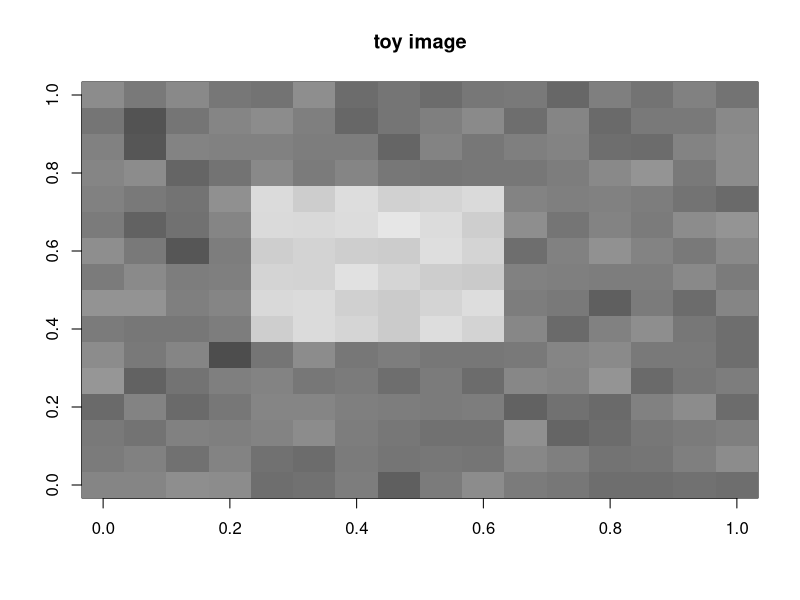
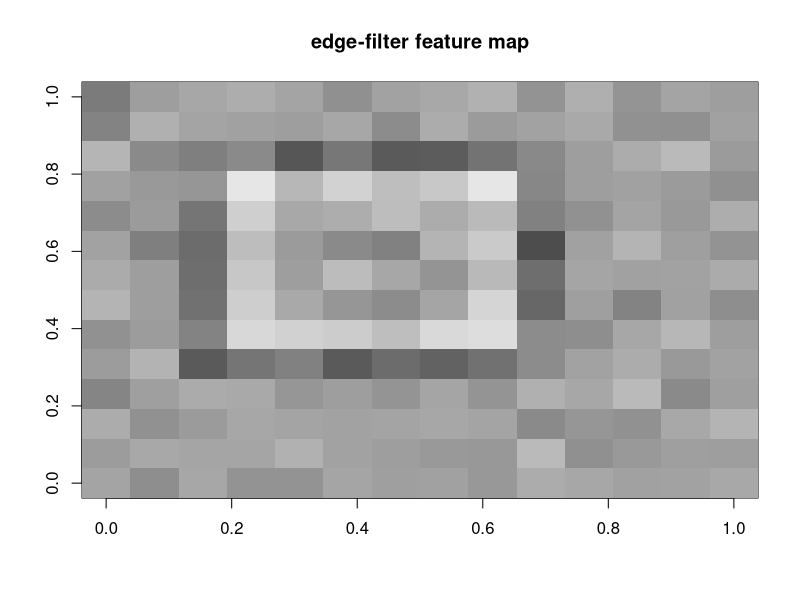
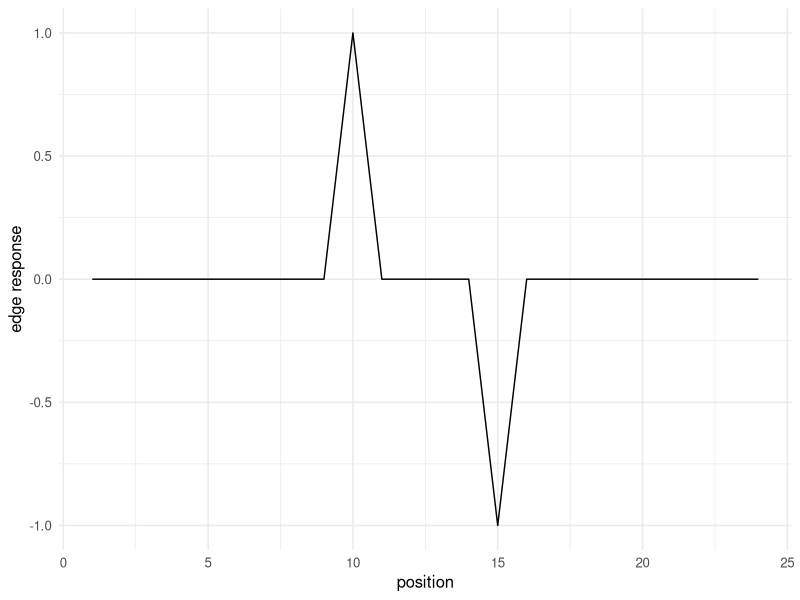

Write R code to recreate these figures, in order.
## ---- chunk 1
#| label: setup
library(tidyverse)
set.seed(42)
theme_set(theme_minimal(base_size = 12))
## ---- chunk 2
img <- matrix(0, 16, 16)
img[5:10, 5:10] <- 1
img <- img + matrix(rnorm(256, 0, 0.1), 16, 16)

image(t(img[16:1, ]), col = grey.colors(100), main = "toy image")
## ---- chunk 3
kernel <- matrix(c(-1, -1, -1, -1, 8, -1, -1, -1, -1), 3, 3)
conv2d <- function(img, k) {
  kh <- nrow(k); kw <- ncol(k)
  out <- matrix(0, nrow(img) - kh + 1, ncol(img) - kw + 1)
  for (i in seq_len(nrow(out))) for (j in seq_len(ncol(out)))
    out[i, j] <- sum(img[i:(i + kh - 1), j:(j + kw - 1)] * k)
  out
}
feat <- conv2d(img, kernel)
image(t(feat[nrow(feat):1, ]), col = grey.colors(100),
      main = "edge-filter feature map")
## ---- chunk 4
seq1 <- c(rep(0, 10), rep(1, 5), rep(0, 10))
conv1d <- function(x, k) {
  out <- numeric(length(x) - length(k) + 1)
  for (i in seq_along(out)) out[i] <- sum(x[i:(i + length(k) - 1)] * k)
  out
}
feat1d <- conv1d(seq1, c(-1, 1))
tibble(i = seq_along(feat1d), v = feat1d) |>
  ggplot(aes(i, v)) + geom_line() +
  labs(x = "position", y = "edge response")
## ---- chunk 5
dim(feat)
summary(as.numeric(feat))
## ---- chunk 6
sessionInfo()
